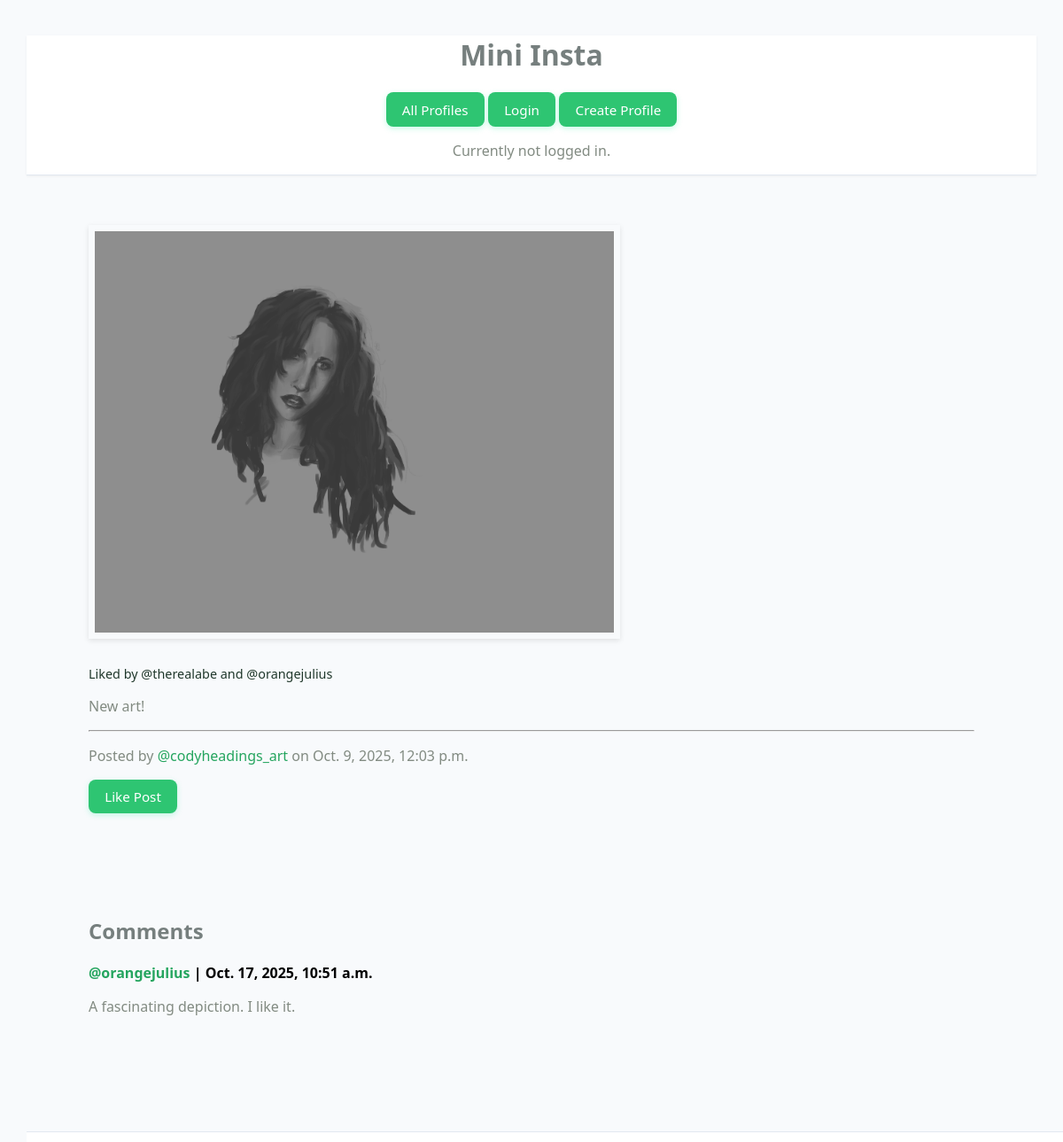
Page /mini_insta/post/28 on the committed database.
### mini_insta/models.py (models this page shows, shortened)
class Photo(models.Model):
    post = models.ForeignKey(Post, on_delete=models.CASCADE)
    timestamp = models.DateTimeField(auto_now_add=True)
    image_url = models.URLField(blank=True)
    image_file = models.ImageField(blank=True)
    def get_image_url(self):
        if self.image_url != "":
            return self.image_url
        else:
            return self.image_file.url

class Post(models.Model):
    profile = models.ForeignKey(Profile, on_delete=models.CASCADE)
    timestamp = models.DateTimeField(auto_now_add=True)
    caption = models.TextField(blank=True)
    def has_photos(self):
        photos = Photo.objects.filter(post=self)
        return len(photos)>0
    def get_all_photos(self):
        photos = Photo.objects.filter(post=self)
        return photos
    def get_all_comments(self):
        comments = Comment.objects.filter(post=self)
        return comments
    def get_all_likes(self):
        likes = Like.objects.filter(post=self).order_by('-timestamp')
        return likes
    def display_likes(self):
        likes = self.get_all_likes()
        total_likes = len(likes)
        if total_likes == 0:
            return "Be the first to like this post!"
        elif total_likes == 1:
            return f"Liked by {likes.first().profile}"
        elif total_likes == 2:
            first = likes[0]
            second = likes[1]
            return f"Liked by {first.profile} and {second.profile}"
        else:
            first_like = likes.first()
            others = total_likes - 1
            return f"Liked by {first_like.profile} and {others} others"

class Like(models.Model):
    post = models.ForeignKey(Post, on_delete=models.CASCADE)
    profile = models.ForeignKey(Profile, on_delete=models.CASCADE)
    timestamp = models.DateTimeField(auto_now_add=True)

class Profile(models.Model):
    username = models.TextField(blank=False)
    display_name = models.TextField(blank=False)
    bio_text = models.TextField(blank=False)
    join_date = models.DateTimeField(auto_now_add=True)
    profile_image_url = models.URLField(blank=True)
    user = models.ForeignKey(User, on_delete=models.CASCADE)
    def __str__(self):
        return f'@{self.username}'

class Comment(models.Model):
    post = models.ForeignKey(Post, on_delete=models.CASCADE)
    profile = models.ForeignKey(Profile, on_delete=models.CASCADE)
    timestamp = models.DateTimeField(auto_now_add=True)
    text = models.TextField(blank=False)

### mini_insta/views.py (the view)
# urls.py: path('post/<int:pk>', PostDetailView.as_view(), name='show_post'),
class PostDetailView(DetailView):
    model = Post
    template_name = 'mini_insta/show_post.html'
    context_object_name = 'post'
    def get_context_data(self, **kwargs):
        context = super().get_context_data()
        user = self.request.user
        if user.is_authenticated:
            user_profile = Profile.objects.get(user=user)
            post = Post.objects.get(pk=self.kwargs["pk"])
            is_liked = Like.objects.filter(profile=user_profile, post=post)
            if is_liked.exists():
                context['is_liked'] = "true"
        return context

### mini_insta/templates/mini_insta/show_post.html
{% extends 'mini_insta/base.html' %}
{% block content %}
<main class="container">
<table>
    <div>
        {% if post.has_photos %}
        {% for photo in post.get_all_photos %}
        <tr>
            <img src="{{photo.get_image_url}}" alt="{{photo.get_image_url}}"
            class="postpic">
        </tr>
        {% endfor %}
        {% else %}
        <tr>
            <img src="https://cs-webapps.bu.edu/codyh/media/NoImage.png"
            alt="No Image" class="postpic-noimage">
        </tr>
        {% endif %}
    </div>
    <tr>
        <p class="likes">{{post.display_likes}}</p>
    </tr>
    <tr>
        <p>{{post.caption}}</p>
        <hr>
        <p>Posted by <a href="{% url 'show_profile' post.profile.pk %}">{{post.profile}}</a> on {{post.timestamp}}</p>
    </tr>
</table>
{% if post.profile.user == request.user %}
<div>
    <a class="button" href="{% url 'update_post' post.pk %}">Update Post</a>
</div>
<br>
<div>
    <a class="button" href="{% url 'delete_post' post.pk %}">Delete Post</a>
</div>
{% else %}
    {% if is_liked %}
    <div>
        <a class="button" href="{% url 'delete_like' post.pk %}">
            Unlike Post</a>
    </div>
    {% else %}
    <div>
        <a class="button" href="{% url 'like' post.pk %}">
            Like Post</a>
    </div>
    {% endif %}
{% endif %}
<br><br>
</main>
<main class="container">
<div>
    <div>
        <h2>Comments</h2>
    </div>
    {% for comment in post.get_all_comments %}
        <div>
            <strong><a href="{% url 'show_profile' comment.profile.pk %}">{{comment.profile}}</a> | {{comment.timestamp}}</strong>
            <p>
                {{comment.text}}
                <br>
            </p>
        </div>
    {% endfor %}
</div>
</main>
{% endblock %}

### static/styles-mini_insta.css (style rules this page uses)
body { margin: 30px; background-color: #f8fafc; font-family:'Segoe UI', Tahoma, Geneva, Verdana, sans-serif; padding-bottom: 60px; }
h1, h2, h3 { color: #767f7e; }
a { text-decoration: none; }
p { color: #828b82; }
.container, .grid-container { max-width: 1000px; margin: 20px auto; padding: 1rem; }
.postpic, .postpic-noimage { width: 100%; object-fit: cover; margin-bottom: 1rem; box-shadow: 0 2px 6px rgba(0,0,0,0.1); }
.button { display: inline-block; padding: 0.6em 1.2em; border-radius: 8px; background-color: #2ec572; color: white; text-decoration: none; font-size: 0.95rem; transition: background-color 0.25s ease, transform 0.15s ease, box-shadow 0.2s ease; box-shadow: 0 2px 6px rgba(37, 235, 159, 0.25); }
.postpic { width: 586px; padding: 7px; }
.likes { font-size: 0.9rem; font-weight: 500; color: #1f372a; margin-bottom: 8px; }
a { color: #25a55f }

### rows in the picture
Photo: get_image_url (picture)
Post: display_likes "Liked by @therealabe and @orangejulius", caption "New art!", profile "@codyheadings_art", timestamp "Oct. 9, 2025, 12:03 p.m."
Comment: profile "@orangejulius", timestamp "Oct. 17, 2025, 10:51 a.m.", text "A fascinating depiction. I like it."
